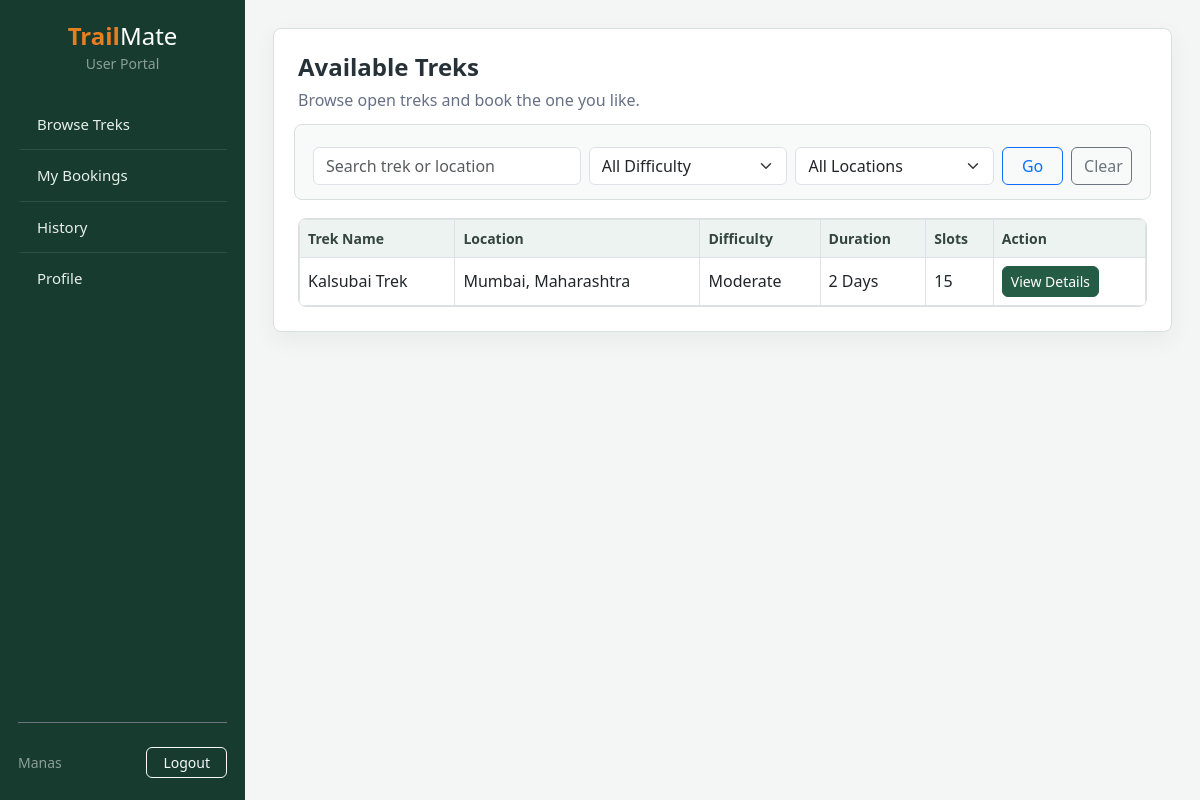
Page /user/dashboard (signed in) on the earlier database version.
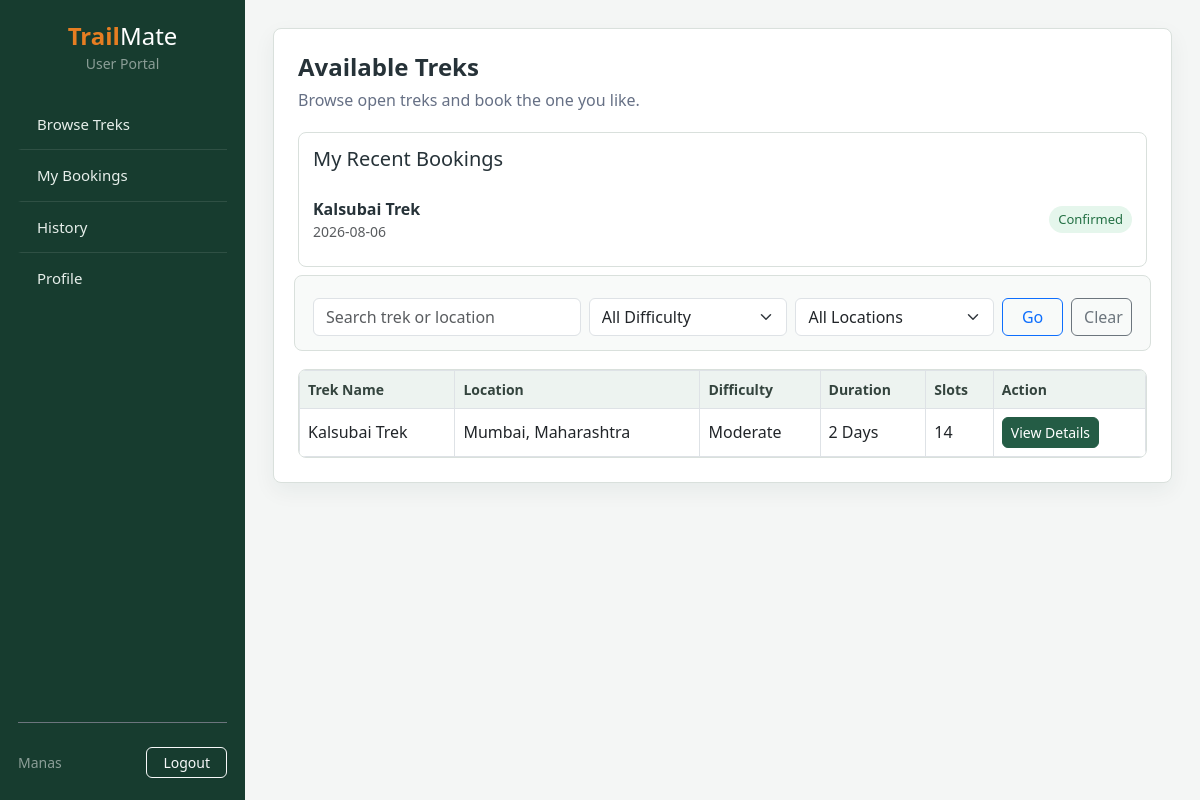
Same page on the later database version.
### models.py (models this page shows)
class Trek(db.Model):
    trek_id = db.Column(db.Integer, primary_key=True)
    trek_name = db.Column(db.String(150), nullable=False)
    location = db.Column(db.String(150), nullable=False)
    difficulty = db.Column(db.String(50), nullable=False)
    duration = db.Column(db.String(50), nullable=False)  # e.g., '5 Days'
    available_slots = db.Column(db.Integer, nullable=False)
    assigned_staff_id = db.Column(db.Integer, db.ForeignKey('user.id'), nullable=True)
    status = db.Column(db.String(50), nullable=False, default='Upcoming')  # Upcoming/Ongoing/Completed
    start_date = db.Column(db.Date, nullable=False)
    end_date = db.Column(db.Date, nullable=False)
    bookings = db.relationship('Booking', backref='trek', lazy=True)

class Booking(db.Model):
    booking_id = db.Column(db.Integer, primary_key=True)
    user_id = db.Column(db.Integer, db.ForeignKey('user.id'), nullable=False)
    trek_id = db.Column(db.Integer, db.ForeignKey('trek.trek_id'), nullable=False)
    booking_date = db.Column(db.DateTime, nullable=False, default=datetime.utcnow)
    status = db.Column(db.String(50), nullable=False, default='Confirmed')  # Confirmed/Cancelled

### routes/user.py (the view)
@user_bp.route('/dashboard')
@login_required
@user_required
def dashboard():
    search = request.args.get('search', '').strip()
    difficulty = request.args.get('difficulty', '').strip()
    location = request.args.get('location', '').strip()
    trek_query = Trek.query.filter_by(status='Upcoming')
    if search:
        trek_query = trek_query.filter(
            (Trek.trek_name.ilike(f'%{search}%')) |
            (Trek.location.ilike(f'%{search}%'))
        )
    if difficulty:
        trek_query = trek_query.filter_by(difficulty=difficulty)
    if location:
        trek_query = trek_query.filter_by(location=location)
    all_treks = trek_query.order_by(Trek.start_date.asc()).all()
    locations = [row[0] for row in db.session.query(Trek.location).distinct().order_by(Trek.location).all()]
    my_recent_bookings = Booking.query.filter_by(user_id=current_user.id).order_by(
        Booking.booking_date.desc()).limit(3).all()
    return render_template('user/dashboard.html',
                           treks=all_treks,
                           locations=locations,
                           search=search,
                           difficulty=difficulty,
                           location=location,
                           my_recent_bookings=my_recent_bookings)

### routes/user.py (called while the page is built)
def user_required(f):
    @wraps(f)
    def decorated_function(*args, **kwargs):
        if not current_user.is_authenticated or current_user.role != 'user':
            flash('Access Denied. Trekker account required.', 'warning')
            return redirect(url_for('auth.login'))
        return f(*args, **kwargs)
    return decorated_function

### templates/user/dashboard.html (shortened to what this page needs)
{% extends "user/user_layout.html" %}
{% block user_content %}
<h3 class="page-title">Available Treks</h3>
<p class="page-subtitle">Browse open treks and book the one you like.</p>
{% if my_recent_bookings %}
<div class="simple-list mb-3">
    <h5 class="mb-3">My Recent Bookings</h5>
    {% for booking in my_recent_bookings %}
    <div class="list-line">
        <div>
            <strong>{{ booking.trek.trek_name }}</strong>
            <div class="small text-muted">{{ booking.booking_date.strftime('%Y-%m-%d') }}</div>
        </div>
        <span class="status-label status-{{ booking.status|lower }}">{{ booking.status }}</span>
    </div>
    {% endfor %}
</div>
{% endif %}
<form method="GET" class="row g-2 filter-box">
    <div class="col-md-4">
        <input type="text" name="search" class="form-control" value="{{ search }}" placeholder="Search trek or location">
    </div>
    <div class="col-md-3">
        <select name="difficulty" class="form-select">
            <option value="">All Difficulty</option>
        </select>
    </div>
    <div class="col-md-3">
        <select name="location" class="form-select">
            <option value="">All Locations</option>
        </select>
    </div>
    <div class="col-md-1">
        <button type="submit" class="btn btn-outline-primary w-100">Go</button>
    </div>
    <div class="col-md-1">
        <a href="{{ url_for('user.dashboard') }}" class="btn btn-outline-secondary w-100">Clear</a>
    </div>
</form>
<div class="table-box">
    <table class="table table-bordered">
        <thead>
            <tr>
                <th>Trek Name</th>
                <th>Location</th>
                <th>Difficulty</th>
                <th>Duration</th>
                <th>Slots</th>
                <th>Action</th>
            </tr>
        </thead>
        <tbody>
            {% for trek in treks %}
            <tr>
                <td>{{ trek.trek_name }}</td>
                <td>{{ trek.location }}</td>
                <td>{{ trek.difficulty }}</td>
                <td>{{ trek.duration }}</td>
                <td>{{ trek.available_slots }}</td>
                <td>
                    <a href="{{ url_for('user.trek_details', trek_id=trek.trek_id) }}" class="btn btn-sm btn-primary">View Details</a>
                </td>
            </tr>
            {% else %}
            <tr>
                <td colspan="6" class="text-center text-muted">No open treks found.</td>
            </tr>
            {% endfor %}
        </tbody>
    </table>
</div>
{% endblock %}

Differences in the rows shown:
added Booking: trek.trek_name "Kalsubai Trek", booking_date "2026-08-06", status "Confirmed"
changed Trek "Kalsubai Trek": available_slots "15" → "14"
Other differences:
text now shown: "My Recent Bookings"
